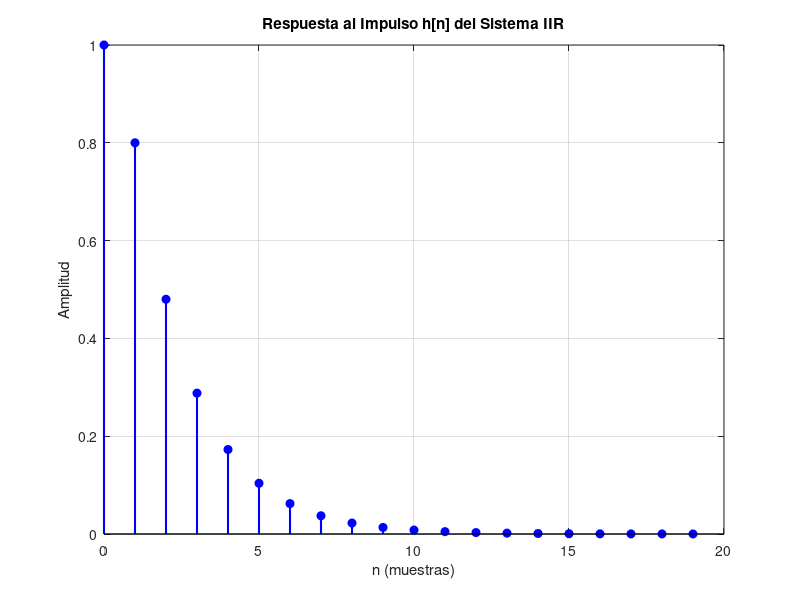

This figure's MATLAB source: (Note: this script raises an error after producing the figure.)
% Integrador Parte II:
N = 20;
n = 0:N-1;

% Generamos el impulso unitario (1 seguido de 19 ceros)
delta = [1, zeros(1, N-1)];

% Definimos los coeficientes del sistema a partir de la ecuación
B = [1, 0.2];   % Coeficientes de la entrada x
A = [1, -0.6];  % Coeficientes de la salida y

% Calculamos la respuesta al impulso
h = filter(B, A, delta);

% Graficamos
figure;
stem(n, h, 'filled', 'b', 'LineWidth', 1.5);
title('Respuesta al Impulso h[n] del Sistema IIR');
xlabel('n (muestras)');
ylabel('Amplitud');
grid on;

% Integrador Parte III:

% Definimos la señal arbitraria (Pulso rectangular de L=10)
L = 10;
x = ones(1, L);
M = length(h); % h (de 20 muestras) sigue en memoria

% a) Sumatoria de convolución
y_a = conv_lineal(x, h);

% b) Representación matricial
N_total = L + M - 1; % Longitud teórica: 10 + 20 - 1 = 29
H_matriz = zeros(N_total, L); % Matriz de 29 filas x 10 columnas

% Llenamos la matriz columna por columna desplazando 'h' hacia abajo
for col = 1:L
    H_matriz(col : col + M - 1, col) = h';
end

% Multiplicación matricial clásica y transposición para graficar
y_b = (H_matriz * x')';

% c) Convolución circular (con zero-padding)
N_total = L + M - 1; % 10 + 20 - 1 = 29
x_pad = [x, zeros(1, N_total - L)];
h_pad = [h, zeros(1, N_total - M)];
y_c = conv_cir(x_pad, h_pad);

% d) Verificación (Comparamos que los resultados coincidan)
error_ab = max(abs(y_a - y_b));
error_ac = max(abs(y_a - y_c));

disp('--- Resultados de la Verificación ---');
disp(['Error máximo entre Método A y B: ', num2str(error_ab)]);
disp(['Error máximo entre Método A y C: ', num2str(error_ac)]);

% VISUALIZACIÓN
figure;
subplot(3,1,1);
stem(y_a, 'filled', 'b');
title('a) Convolución Lineal (Sumatoria)');
grid on;

subplot(3,1,2);
stem(y_b, 'filled', 'r');
title('b) Representación Matricial');
grid on;

subplot(3,1,3);
stem(y_c, 'filled', 'g');
title('c) Convolución Circular (con Zero-Padding)');
grid on;
